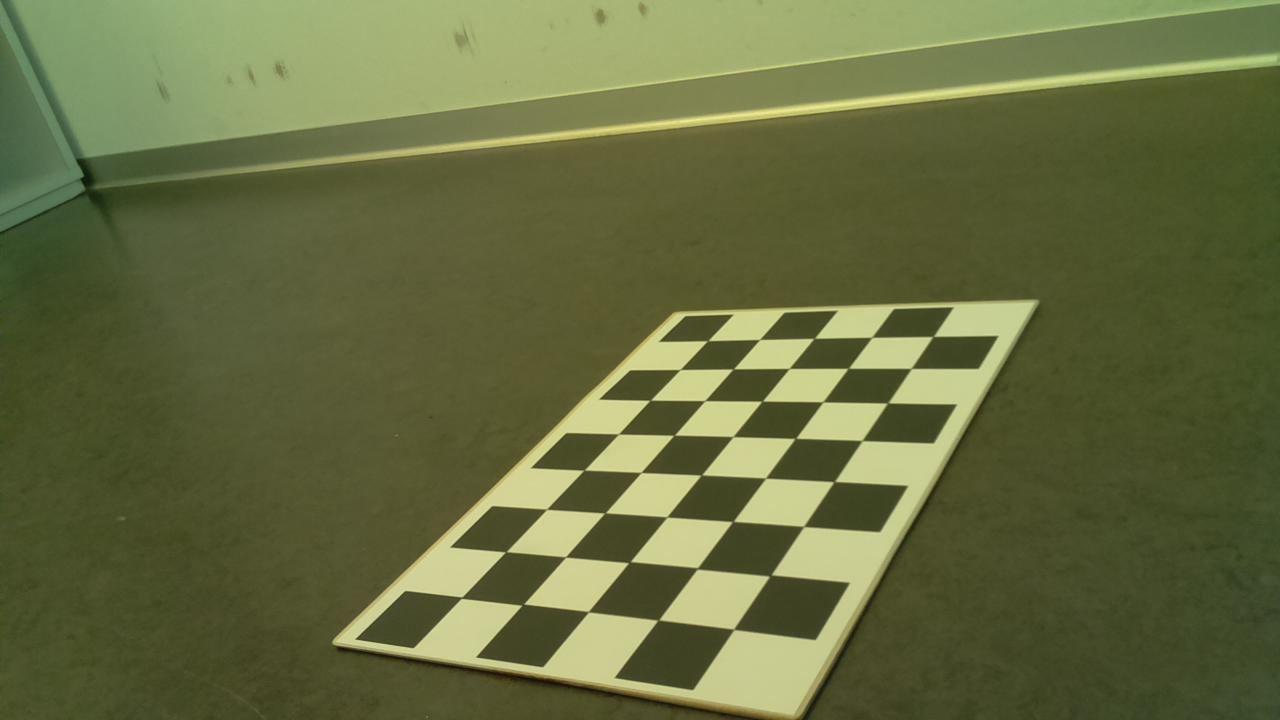
#> input picture calibration/calibrate_image/input_calibrate_0.jpg, 1280 x 720 px; its folder holds only this picture in this run
$ python calibrate.py
#> lines starting #> are read from the running program, lines starting #| are printed output that depends on the picture; after the words box and inside, x2 and y2 are one past the last pixel; in counts of white or black regions, pixels touching at a corner belong together
import numpy as np
import cv2
import glob

'''===================================================================
    In calibrate.py, we are able to find the camera intrinsic and extrinsic parameters.
    In order to use package cv2, we should set up our python enviornment below or equal to python3.5

    Meaning of results:
    mtx: a 3x3 floating-point camera matrix
    dist:  vector of distortion coefficients
    rvecs: vector of rotation vectors
    tvecs: vector of translation vectors

    More information is on http://docs.opencv.org/2.4.1/modules/calib3d/doc/camera_calibration_and_3d_reconstruction.html
   ===================================================================
'''

# termination criteria
criteria = (cv2.TERM_CRITERIA_EPS + cv2.TERM_CRITERIA_MAX_ITER, 46, 0.001)

# prepare object points, like (0,0,0), (1,0,0), (2,0,0) ....,(8,5,0)
objp = np.zeros((5*8,3), np.float32)
objp[:,:2] = np.mgrid[0:8,0:5].T.reshape(-1,2)

# Arrays to store object points and image points from all the images.
objpoints = [] # 3d point in real world space
imgpoints = [] # 2d points in image plane.

'''===================================================================
    We should use our cameara capturing different images with different perspectives.
    We provide several example here to give you a brief understanding.
   ===================================================================
'''

images = glob.glob('./calibrate_image/*.jpg')

for fname in images:
    img = cv2.imread(fname)
#> img is the input picture: shape (720, 1280, 3); mean B, G, R 64.5, 108.1, 101.7
    gray = cv2.cvtColor(img,cv2.COLOR_BGR2GRAY)
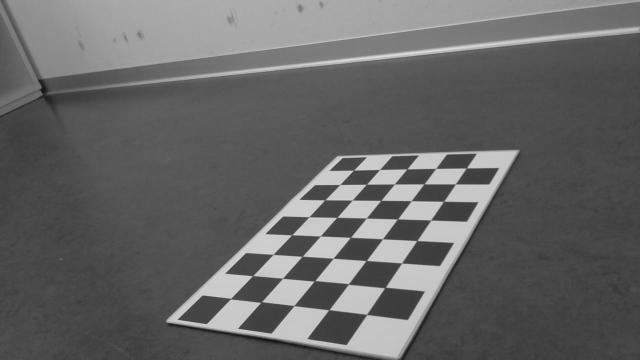
#> gray: shape (720, 1280) (shown at 1/2 size); min 11, max 229, mean 101.2
    # Find the chess board corners
    ret, corners = cv2.findChessboardCorners(gray, (8,5),None)
#> ret = True; corners = 40 rows, first 8: [461.5, 597.6], [505.7, 551.8], [546.8, 509.2], [584.2, 470], [618.6, 433.9], [650.3, 400.4], [680.1, 369.5], [708, 340.6]
    # If found, add object points, image points (after refining them)
    if ret == True:
        objpoints.append(objp)
        cv2.cornerSubPix(gray,corners,(11,11),(-1,-1),criteria)
        imgpoints.append(corners)

        # Draw and display the corners
        cv2.drawChessboardCorners(img, (8,5), corners,ret)
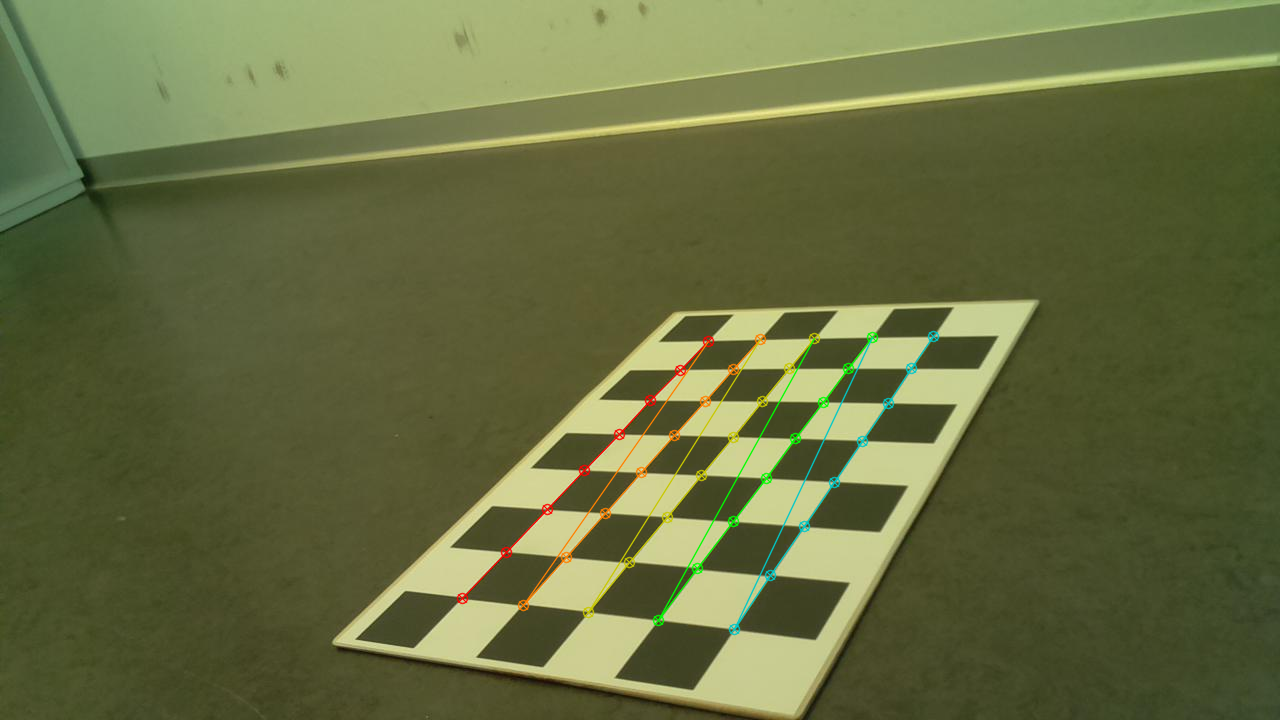
#> img: shape (720, 1280, 3); 1.18% of pixels changed, all inside (x1, y1, x2, y2) = (456, 330, 940, 636)
        cv2.imshow('img',img)
        cv2.waitKey(500)

cv2.destroyAllWindows()

# calibrate the camera with objectpoints and imagepoints
ret, mtx, dist, rvecs, tvecs = cv2.calibrateCamera(objpoints, imgpoints, gray.shape[::-1],None,None)
#> ret = 0.251; mtx = [[1371.2, 0, 532.3], [0, 1863.6, 260.9], [0, 0, 1]]; dist = [[-0.418, 7.65, 0.00679, -0.0186, -39.37]]; rvecs = ([-1.32, -0.468, -0.955],); tvecs = ([-0.909, 3.22, 17.79],)

# mtx is the camera matrix and a_11 and a_22 are the focal lengths expressed in unit pixels
print(mtx)
#| [[1.37120493e+03 0.00000000e+00 5.32295432e+02]
#|  [0.00000000e+00 1.86355335e+03 2.60854403e+02]
#|  [0.00000000e+00 0.00000000e+00 1.00000000e+00]]


'''===================================================================
    Calculate one point in its 3d location
    This part will not be used in this experiment
   ===================================================================
'''
#clean data as array used for cv2.solvePnP function
objectpoints = []
for item in objpoints[0]:
    item = item.tolist()
    objectpoints.append(item)
#> this loop made 40 passes
#> item on passes 1 to 8: [0, 0, 0], [1, 0, 0], [2, 0, 0], [3, 0, 0], [4, 0, 0], [5, 0, 0], [6, 0, 0], [7, 0, 0]
#> after the loop, objectpoints = 40 items, first 6: [0, 0, 0], [1, 0, 0], [2, 0, 0], [3, 0, 0], [4, 0, 0], [5, 0, 0]
objectpoints = np.asarray(objectpoints)
#> objectpoints = 40 rows, first 8: [0, 0, 0], [1, 0, 0], [2, 0, 0], [3, 0, 0], [4, 0, 0], [5, 0, 0], [6, 0, 0], [7, 0, 0]

imagepoints = []
for item in imgpoints[0]:
    for element in item:
        element = element.tolist()
        imagepoints.append(element)
#> this loop made 40 passes
#> item on passes 1 to 8: [[461.6, 597.6]], [[505.8, 551.8]], [[546.6, 509.2]], [[584, 470.2]], [[618.5, 433.9]], [[650.2, 400.3]], [[680.1, 369.5]], [[707.6, 340.7]]
#> after the loop, element = [933.1, 336.5]; imagepoints = 40 pairs, first value 461.6 to 933.1, second value 336.5 to 629.3
imagepoints = np.asarray(imagepoints)

#rvec is rotation vector, tvec is translation vector, rmat is rotation matrix
retval, rvec, tvec = cv2.solvePnP(objectpoints, imagepoints, mtx,0)
#> retval = True; rvec = [-1.32, -0.464, -0.96]; tvec = [-0.906, 3.26, 18.1]
rmat,_ = cv2.Rodrigues(rvec)
#> rmat = [[0.556, 0.801, 0.223], [-0.323, -0.0395, 0.946], [0.766, -0.597, 0.237]]
mid_mat = np.hstack((rmat,tvec))
#> mid_mat = [[0.556, 0.801, 0.223, -0.906], [-0.323, -0.0395, 0.946, 3.26], [0.766, -0.597, 0.237, 18.1]]
vector = [[0,0,0,1]]
mid_mat = np.vstack((mid_mat,vector))
#> mid_mat = [[0.556, 0.801, 0.223, -0.906], [-0.323, -0.0395, 0.946, 3.26], [0.766, -0.597, 0.237, 18.1], [0, 0, 0, 1]]
actual_vector = (np.linalg.inv(mid_mat)).dot([[0],[0],[1],[1]])
#> actual_vector = [-11.55, 11.07, -6.93, 1]

#Get the points in 3D reconstruction
points = []
for point in actual_vector[0:3]:
    points.append(sum(point.tolist()))
#> this loop made 3 passes
#> point on passes 1 to 3: [-11.55], [11.07], [-6.93]
#> after the loop, points = [-11.55, 11.07, -6.93]

$ run again, on calibration/calibrate_image/input_calibrate_102.jpg
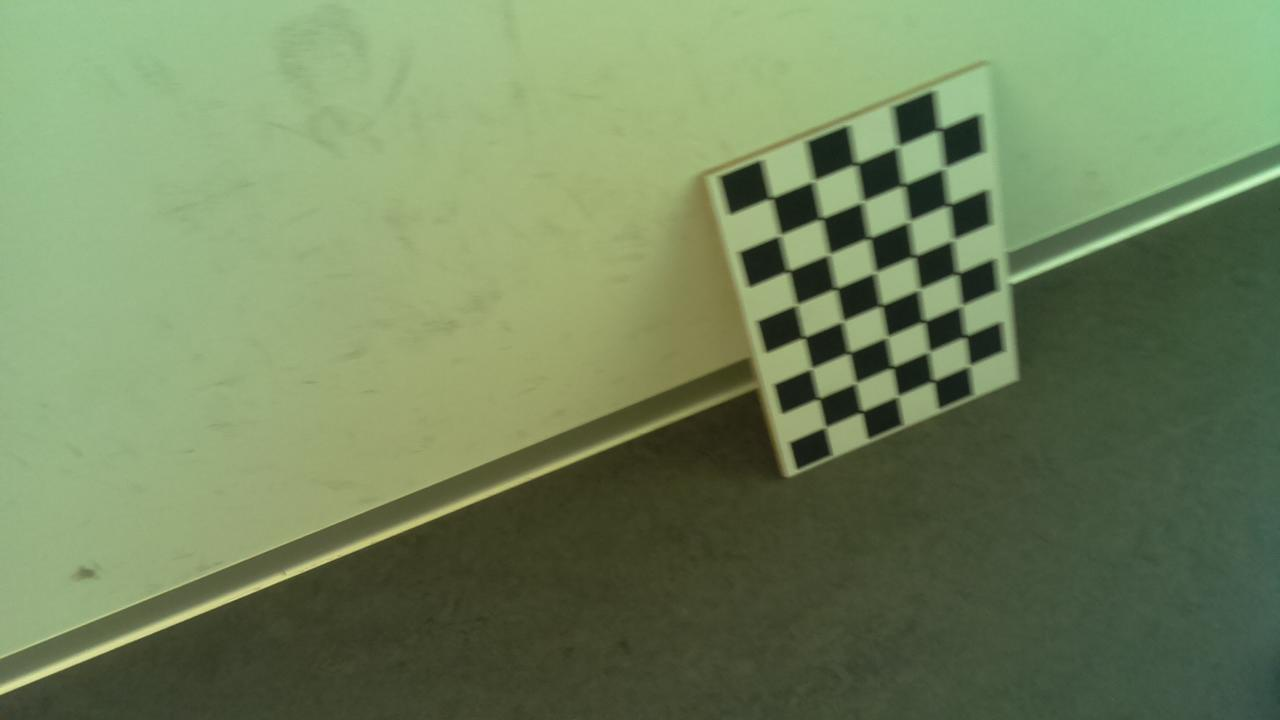
#> input picture calibration/calibrate_image/input_calibrate_102.jpg, 1280 x 720 px
#> img is the input picture: shape (720, 1280, 3); mean B, G, R 93.5, 132.6, 113.8
#> `gray = cv2.cvtColor(img,cv2.COLOR_BGR2GRAY)`:
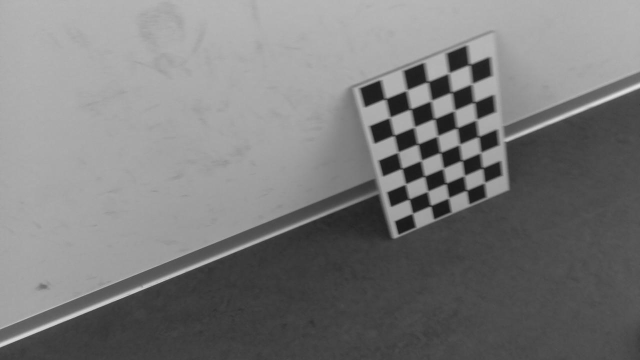
#> gray: shape (720, 1280) (shown at 1/2 size); min 21, max 230, mean 122.5
#> `ret, corners = cv2.findChessboardCorners(gray, (8,5),None)`: ret = True; corners = 40 rows, first 8: [825.5, 426.5], [819, 398.5], [813.1, 367.1], [804, 337.5], [797, 304.5], [788.5, 271.5], [780, 235], [771, 198]
#> `cv2.drawChessboardCorners(img, (8,5), corners,ret)`:
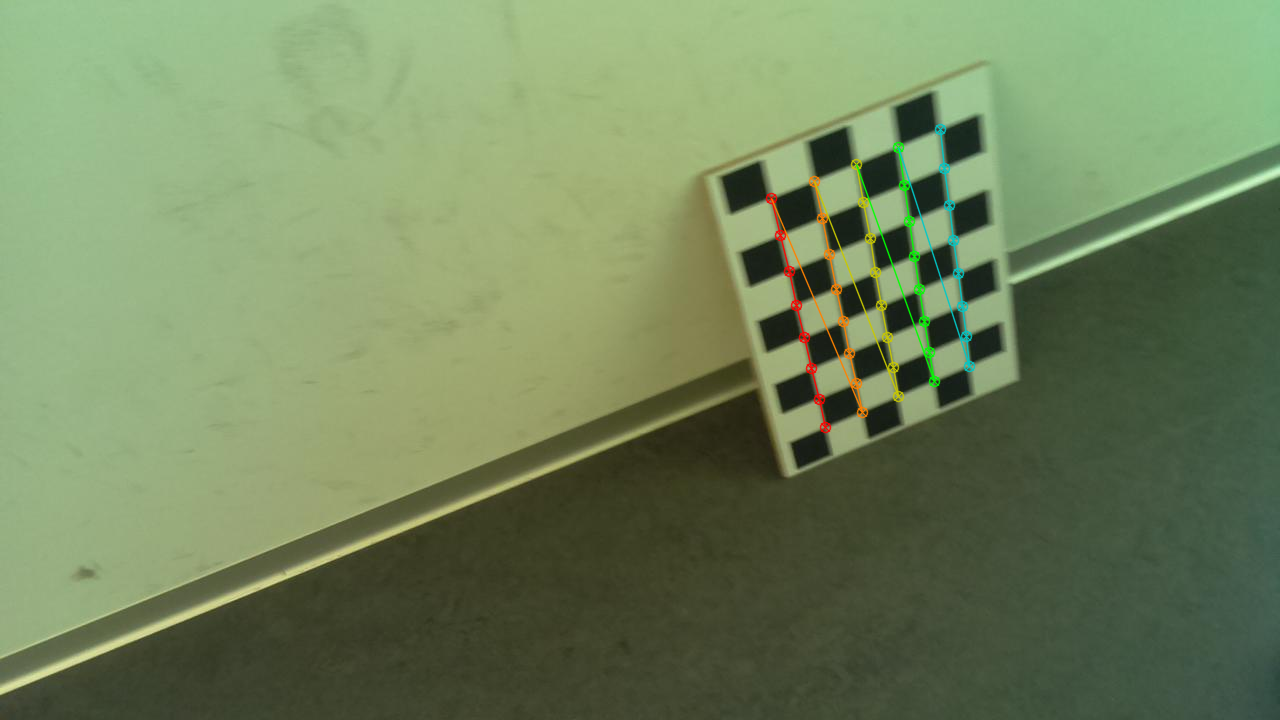
#> img: shape (720, 1280, 3); 1.01% of pixels changed, all inside (x1, y1, x2, y2) = (765, 123, 976, 434)
#> `ret, mtx, dist, rvecs, tvecs = cv2.calibrateCamera(objpoints, imgpoint..`: ret = 0.163; mtx = [[1448.2, 0, 695.4], [0, 1332.1, 436.8], [0, 0, 1]]; dist = [[-0.128, 4.03, -0.0321, -0.00757, -22.54]]; rvecs = ([0.778, 0.3, -1.84],); tvecs = ([3.16, -0.247, 35.13],)
#| [[1.44815892e+03 0.00000000e+00 6.95410240e+02]
#|  [0.00000000e+00 1.33213635e+03 4.36810220e+02]
#|  [0.00000000e+00 0.00000000e+00 1.00000000e+00]]
#> the loop `for item in objpoints[0]:` made 40 passes
#> item on passes 1 to 8: [0, 0, 0], [1, 0, 0], [2, 0, 0], [3, 0, 0], [4, 0, 0], [5, 0, 0], [6, 0, 0], [7, 0, 0]
#> after the loop `for item in objpoints[0]:`: objectpoints = 40 items, first 6: [0, 0, 0], [1, 0, 0], [2, 0, 0], [3, 0, 0], [4, 0, 0], [5, 0, 0]
#> `objectpoints = np.asarray(objectpoints)`: objectpoints = 40 rows, first 8: [0, 0, 0], [1, 0, 0], [2, 0, 0], [3, 0, 0], [4, 0, 0], [5, 0, 0], [6, 0, 0], [7, 0, 0]
#> the loop `for item in imgpoints[0]:` made 40 passes
#> item on passes 1 to 8: [[825.5, 427.1]], [[818.9, 398.6]], [[811.5, 368.5]], [[804.2, 337.4]], [[796.5, 304.6]], [[788.8, 271.1]], [[780.1, 235.2]], [[771.5, 198]]
#> after the loop `for item in imgpoints[0]:`: element = [939.6, 129.4]; imagepoints = 40 pairs, first value 771.5 to 969.4, second value 129.4 to 427.1
#> retval = True; rvec = [0.807, 0.28, -1.84]; tvec = [3.07, -0.217, 34.39]
#> rmat = [[-0.215, 0.893, -0.396], [-0.734, -0.415, -0.537], [-0.644, 0.176, 0.745]]
#> `mid_mat = np.hstack((rmat,tvec))`: mid_mat = [[-0.215, 0.893, -0.396, 3.07], [-0.734, -0.415, -0.537, -0.217], [-0.644, 0.176, 0.745, 34.39]]
#> `mid_mat = np.vstack((mid_mat,vector))`: mid_mat = [[-0.215, 0.893, -0.396, 3.07], [-0.734, -0.415, -0.537, -0.217], [-0.644, 0.176, 0.745, 34.39], [0, 0, 0, 1]]
#> actual_vector = [22, -8.7, -23.75, 1]
#> the loop `for point in actual_vector[0:3]:` made 3 passes
#> point on passes 1 to 3: [22], [-8.7], [-23.75]
#> after the loop `for point in actual_vector[0:3]:`: points = [22, -8.7, -23.75]

$ run again, on calibration/calibrate_image/input_calibrate_105.jpg
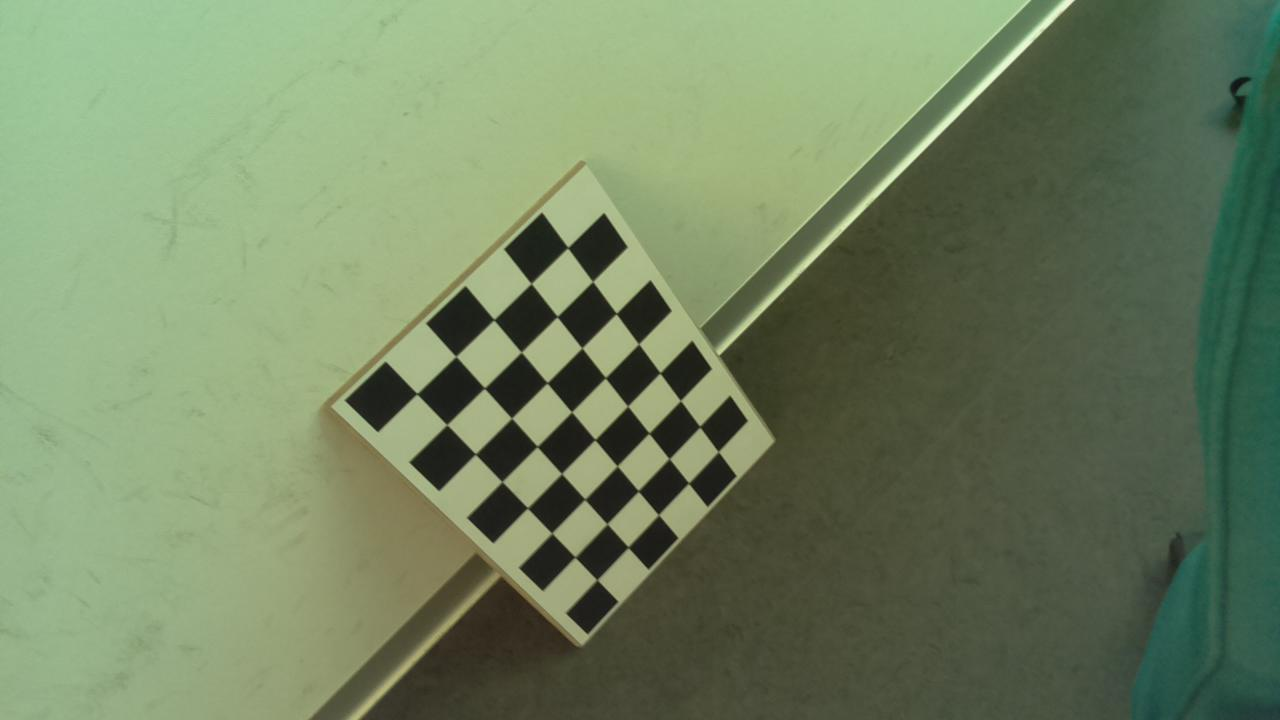
#> input picture calibration/calibrate_image/input_calibrate_105.jpg, 1280 x 720 px
#> img is the input picture: shape (720, 1280, 3); mean B, G, R 98.1, 131.5, 113.7
#> `gray = cv2.cvtColor(img,cv2.COLOR_BGR2GRAY)`:
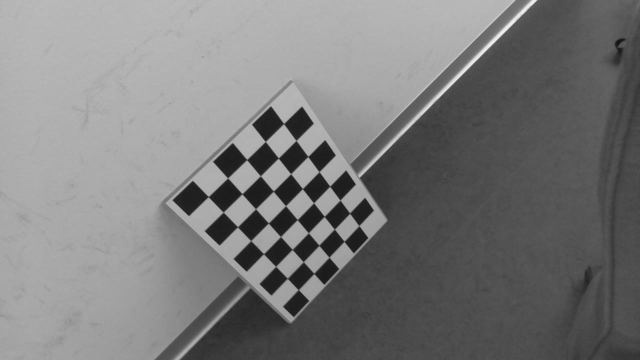
#> gray: shape (720, 1280) (shown at 1/2 size); min 17, max 246, mean 122.4
#> `ret, corners = cv2.findChessboardCorners(gray, (8,5),None)`: ret = True; corners = 40 rows, first 8: [596.8, 579.7], [575, 557], [551.9, 533], [527.5, 507.7], [501.8, 481.5], [475.4, 453.7], [446.8, 425], [416.7, 393.5]
#> `cv2.drawChessboardCorners(img, (8,5), corners,ret)`:
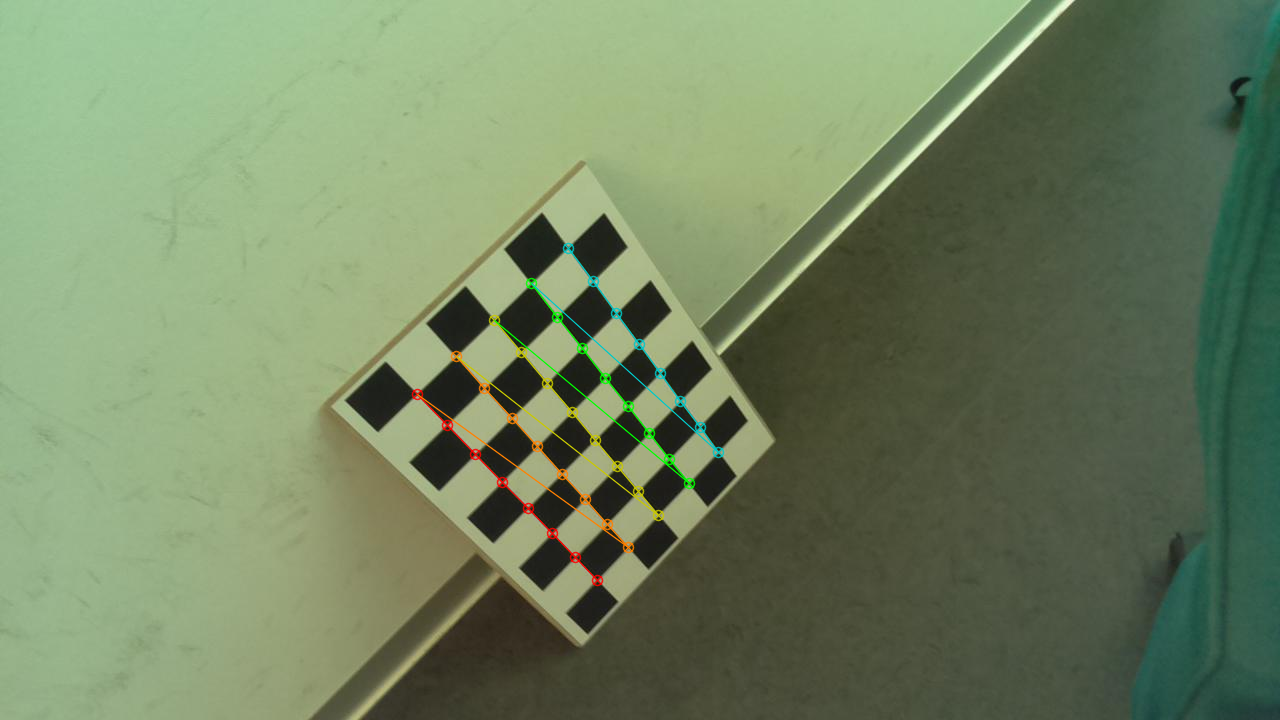
#> img: shape (720, 1280, 3); 0.95% of pixels changed, all inside (x1, y1, x2, y2) = (411, 242, 725, 587)
#> `ret, mtx, dist, rvecs, tvecs = cv2.calibrateCamera(objpoints, imgpoint..`: ret = 0.117; mtx = [[1410.7, 0, 635.6], [0, 1293.5, 373.6], [0, 0, 1]]; dist = [[-0.607, 53.56, -0.0239, 0.00237, -1136.5]]; rvecs = ([0.975, 0.0515, -2.16],); tvecs = ([-0.811, 4.72, 29.24],)
#| [[1.41072555e+03 0.00000000e+00 6.35648301e+02]
#|  [0.00000000e+00 1.29346855e+03 3.73599104e+02]
#|  [0.00000000e+00 0.00000000e+00 1.00000000e+00]]
#> the loop `for item in objpoints[0]:` made 40 passes
#> item on passes 1 to 8: [0, 0, 0], [1, 0, 0], [2, 0, 0], [3, 0, 0], [4, 0, 0], [5, 0, 0], [6, 0, 0], [7, 0, 0]
#> after the loop `for item in objpoints[0]:`: objectpoints = 40 items, first 6: [0, 0, 0], [1, 0, 0], [2, 0, 0], [3, 0, 0], [4, 0, 0], [5, 0, 0]
#> `objectpoints = np.asarray(objectpoints)`: objectpoints = 40 rows, first 8: [0, 0, 0], [1, 0, 0], [2, 0, 0], [3, 0, 0], [4, 0, 0], [5, 0, 0], [6, 0, 0], [7, 0, 0]
#> the loop `for item in imgpoints[0]:` made 40 passes
#> item on passes 1 to 8: [[597, 579.7]], [[575, 557.1]], [[551.7, 533.1]], [[527.5, 507.9]], [[502, 481.7]], [[475.4, 454]], [[446.8, 424.7]], [[416.9, 393.7]]
#> after the loop `for item in imgpoints[0]:`: element = [567.8, 247.6]; imagepoints = 40 pairs, first value 416.9 to 718.3, second value 247.6 to 579.7
#> retval = True; rvec = [0.971, 0.0535, -2.17]; tvec = [-0.808, 4.71, 29.4]
#> rmat = [[-0.433, 0.649, -0.626], [-0.617, -0.719, -0.319], [-0.657, 0.248, 0.712]]
#> `mid_mat = np.hstack((rmat,tvec))`: mid_mat = [[-0.433, 0.649, -0.626, -0.808], [-0.617, -0.719, -0.319, 4.71], [-0.657, 0.248, 0.712, 29.4]]
#> `mid_mat = np.vstack((mid_mat,vector))`: mid_mat = [[-0.433, 0.649, -0.626, -0.808], [-0.617, -0.719, -0.319, 4.71], [-0.657, 0.248, 0.712, 29.4], [0, 0, 0, 1]]
#> actual_vector = [21.22, -3.14, -19.22, 1]
#> the loop `for point in actual_vector[0:3]:` made 3 passes
#> point on passes 1 to 3: [21.22], [-3.14], [-19.22]
#> after the loop `for point in actual_vector[0:3]:`: points = [21.22, -3.14, -19.22]
